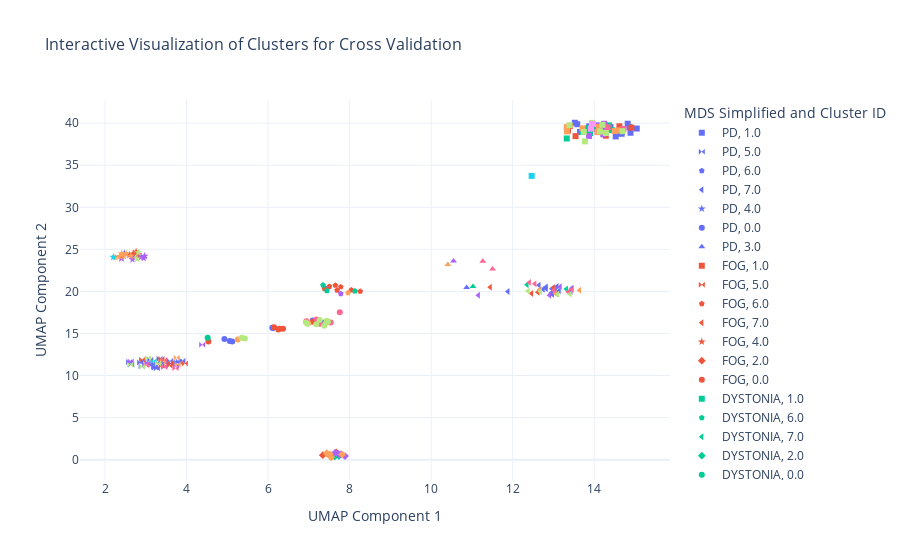

Notebook code cell kept with this figure:
### Code cell
df["Cross Validation"] = df["Cross Validation"].fillna("")
embedded_cvs = EmbedFrame(df, "Cross Validation", model)
embedded_reduced_cvs = ReduceEmbedding(embedded_cvs, neighbors=500, min_distance=.25)
optimalKObj = OptimalK.OptimalK(n_jobs=4, parallel_backend='joblib')
num_clusters = optimalKObj(embedded_reduced_cvs, n_refs=50, cluster_array=np.arange(1,10))
CreateCluster(df, embedded_reduced_cvs, num_clusters, "Reduced Cross Validation Cluster")
VisualizeCluster(df, "Cross Validation", embedded_reduced_cvs, "Reduced Cross Validation Cluster", show_cv=True)
